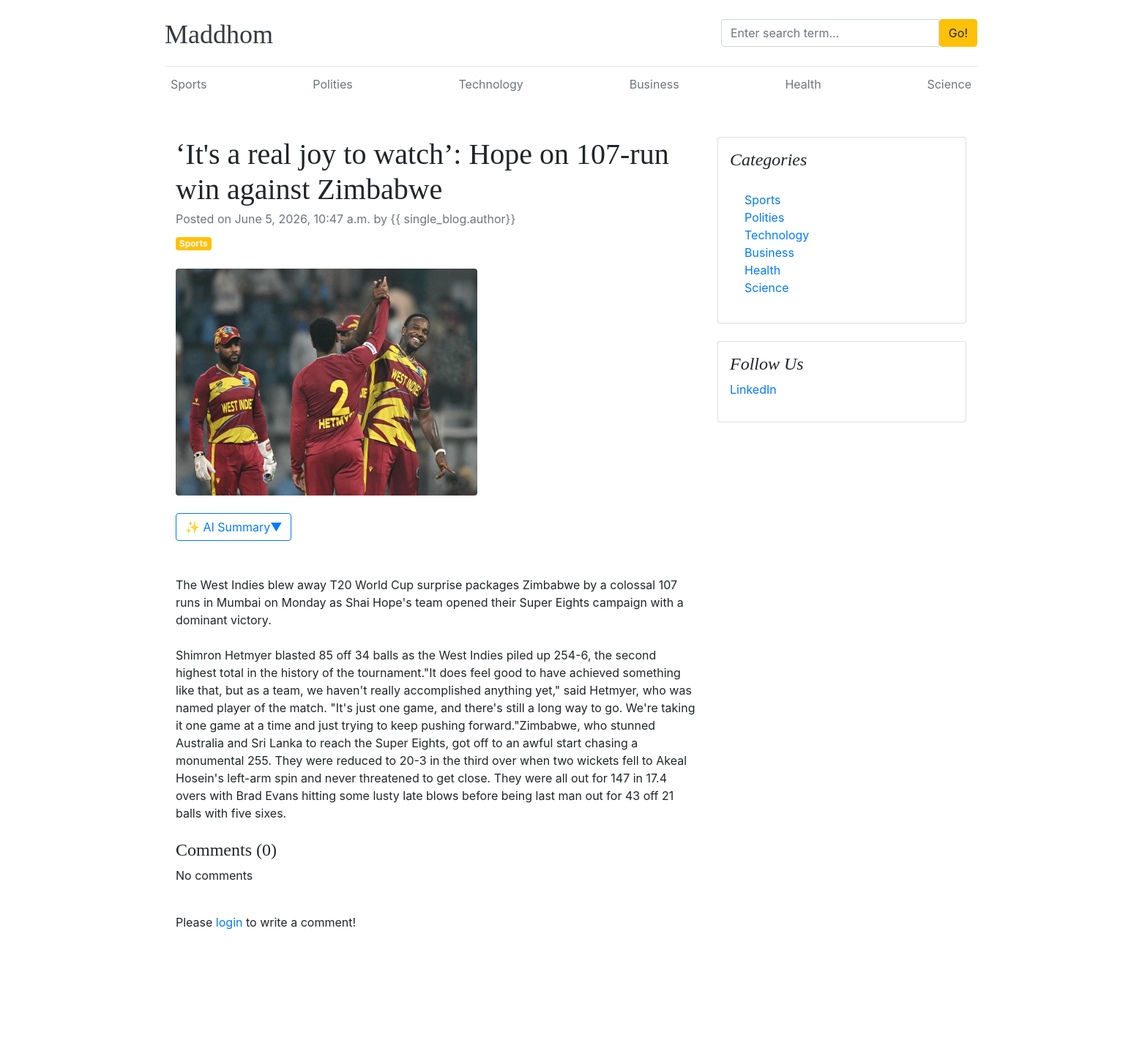
Screenshot of /blogs/its-a-real-joy-to-watch-hope-on-107-run-win-against-zimbabwe/ with the database file from the repository.
### blogs/models.py (models this page shows, shortened)
class Category(models.Model):
    category_name = models.CharField(max_length=50, unique=True)
    created_at = models.DateTimeField(auto_now_add=True)
    updated_at = models.DateTimeField(auto_now=True)
    class Meta:
        verbose_name_plural = 'categories'
    def __str__(self) -> str:
        return self.category_name

class Blog(models.Model):
    title = models.CharField(max_length=100)
    slug = models.SlugField(max_length=150, unique=True, blank=True)
    category = models.ForeignKey(Category, on_delete=models.CASCADE)
    author = models.ForeignKey(Author, on_delete=models.CASCADE)
    featured_image = models.ImageField(upload_to='uploads/%Y/%m/%d')
    short_description = models.CharField(max_length=500)
    blog_body = models.TextField(max_length=2000)
    status = models.CharField(max_length=20,choices=STATUS_CHOICES, default='Draft')
    is_featured = models.BooleanField(default=False)
    created_at = models.DateTimeField(auto_now_add=True)
    updated_at = models.DateTimeField(auto_now=True)

### about/models.py (models this page shows, shortened)
class SocialLink(models.Model):
    platform = models.CharField(max_length=25)
    link = models.URLField(max_length=100)
    created_at = models.DateTimeField(auto_now_add=True)
    updated_at = models.DateTimeField(auto_now=True)

### blogs/views.py (the view, shortened to what this page needs)
# urls.py: path('blogs/<slug:slug>/', BlogsView.blogs, name='blogs'),
def blogs(request, slug):
    single_blog = get_object_or_404(Blog, slug=slug, status='Published')
    ai_summary = None
    try:
        client = genai.Client(api_key=GEMINI_API_KEY)
        content_to_summarize = f"{single_blog.short_description}\n\n{single_blog.blog_body}"
        response = client.models.generate_content(
            model="gemini-3-flash-preview",
            contents=(
                "Please provide a concise 2-3 sentence summary of the following blog post content. "
                "Be informative and engaging:\n\n"
                f"{content_to_summarize}"
            ),
        )
        ai_summary = response.text
    except Exception as e:
        ai_summary = None
    top_level_comments = (
        Comment.objects
        .filter(blog=single_blog, parent__isnull=True)
        .order_by('-created_at')
        .prefetch_related('child_comment')
    )
    comment_count = Comment.objects.filter(blog=single_blog).count()
    context = {
        'single_blog': single_blog,
        'comments': top_level_comments,
        'comment_count': comment_count,
        'ai_summary': ai_summary,
    }
    return render(request, 'blogs.html', context)

### blogs/context_processors.py (called while the page is built)
def get_categories(request):
    categories = Category.objects.all()
    return dict(categories=categories)

def get_social_links(request):
    social_links = SocialLink.objects.all()
    return dict(social_links=social_links)

### templates/blogs.html (shortened to what this page needs)
{% extends 'base.html' %}
{% block content %}
<div class="container mt-5">
    <div class="row">
        <div class="col-lg-8">
            <article>
                <header class="mb-4">
                    <h1 class="fw-bolder mb-1">{{ single_blog.title }}</h1>
                    <div class="text-muted fst-italic mb-2">Posted on {{ single_blog.created_at}} by {{
                        single_blog.author}}</div>
                    <a class="badge bg-warning text-decoration-none text-light" href="#!">{{ single_blog.category}}</a>
                </header>
                <figure class="mb-4"><img class="img-fluid rounded" src="{{ single_blog.featured_image.url }}"
                        alt="..." /></figure>
                <section class="mb-5">
                    <button
                        id="aiSummaryBtn"
                        class="btn btn-outline-primary d-flex align-items-center gap-2"
                        type="button"
                        onclick="toggleAiSummary()"
                    >
                        <span>✨ AI Summary</span>
                        <span id="aiArrow">▼</span>
                    </button>
                </section>
                <section class="mb-5">
                    <p class="fs-5 mb-4">{{ single_blog.short_description}}</p>
                    <p class="fs-5 mb-4">{{ single_blog.blog_body}}</p>
                    <h4>Comments ({{comment_count}})</h4>
                    {% if comments %}
                    {% for comment in comments %}
                    <div class="card mt-1">
                        <div class="card-body">
                            <span>
                                <small> By {{ comment.user }} | </small>
                                <small>{{ comment.created_at | timesince }} ago</small>
                            </span>
                            <p class="card-text mb-0">
                                {{ comment }}
                            </p>
                            <div class="d-flex justify-content-between align-items-center">
                                {% if user.is_authenticated %}
                                    <button type="button" class="btn btn-link p-0" onclick="toggleReplyForm({{ comment.id }})">Reply</button>
                                {% else %}
                                    <small class="text-muted">Login to reply</small>
                                {% endif %}
                            </div>
                        </div>
                        {% if comment.child_comment.all %}
                        <div class="card-body ps-4">
                            {% for reply in comment.child_comment.all %}
                            <div class="card mb-2 bg-light">
                                <div class="card-body">
                                    <span>
                                        <small> By {{ reply.user }} | </small>
                                        <small>{{ reply.created_at | timesince }} ago</small>
                                    </span>
                                    <p class="card-text mb-0">{{ reply }}</p>
                                </div>
                            </div>
                            {% endfor %}
                        </div>
                        {% endif %}
                        {% if user.is_authenticated %}
                        <div id="reply-form-{{ comment.id }}" class="card-body ps-4" style="display:none;">
                            <form action="" method="POST">
                                {% csrf_token %}
                                <input type="hidden" name="parent_id" value="{{ comment.id }}">
                                <div class="form-group">
                                    <textarea name="comment" class="form-control" rows="3" placeholder="Write your reply"></textarea>
                                    <input type="submit" value="Post reply" class="btn btn-secondary mt-2">
                                </div>
                            </form>
                        </div>
                        {% endif %}
                    </div>
                    {% endfor %}
                    {% else %}
                    <p>No comments</p>
                    {% endif %}
                    <br>
                    <div class="form-group">
                        {% if user.is_authenticated %}
                        <form action="" method="POST">
                            {% csrf_token %}
                            <input type="hidden" name="parent_id" value="">
                            <div class="form-group">
                                <textarea name="comment" class="form-control" rows="4" placeholder="Write your comment"></textarea>
                                <input type="submit" value="Submit" class="btn btn-primary mt-2">
                            </div>
                        </form>
                        {% else %}
                        <p>Please <span><a href="{% url 'login' %}">login</a></span> to write a comment!</p>
                        {% endif %}
                    </div>
                </section>
            </article>
        </div>
        <div class="col-lg-4">
            <div class="card mb-4 p-3">
                <h4 class="font-italic">Categories</h4>
                <div class="card-body">
                    <div class="row">
                        <div class="col-sm-6">
                            <ul class="list-unstyled mb-0">
                                {% for category in categories %}
                                <li><a href="{% url 'posts_by_category' category.id %}">{{ category.category_name }}</a>
                                </li>
                                {% endfor %}
                            </ul>
                        </div>
                    </div>
                </div>
            </div>
            {% if social_links %}
            <div class="card mb-4 p-3">
                <h4 class="font-italic">Follow Us</h4>
                <ol class="list-unstyled">
                    {% for i in social_links %}
                    <li><a href="{{ i.link }}" target="_blank">{{ i.platform }}</a></li>
                    {% endfor %}
                </ol>
            </div>
            {% endif %}
        </div>
    </div>
</div>
{% endblock %}

### templates/base.html (shortened to what this page needs)
{% load static %}
<!DOCTYPE html>
<html lang="en">
<head>
    <link href="https://getbootstrap.com/docs/4.0/dist/css/bootstrap.min.css" rel="stylesheet">
    <link rel="stylesheet" href="https://cdnjs.cloudflare.com/ajax/libs/font-awesome/4.7.0/css/font-awesome.min.css">
    <link href="{% static 'css/blog.css' %}" rel="stylesheet">
</head>
<body>
    <div class="container">
        <header class="blog-header py-3">
            <div class="row flex-nowrap justify-content-between align-items-center">
                <div class="col-8 pt-1">
                    <a class="blog-header-logo text-dark" href="/">Maddhom</a>
                </div>
                <div class="col-4">
                    <form action="{% url 'search' %}" method="GET">
                        <div class="input-group">
                            <input class="form-control" name="keyword" value="{{keyword}}" type="text"
                                placeholder="Enter search term..." aria-label="Enter search term..."
                                aria-describedby="button-search" />
                            <button class="btn btn-warning" type="submit" id="button-search" type="button">Go!</button>
                        </div>
                    </form>
                </div>
                <div class="col-4 d-flex justify-content-end align-items-center">
                </div>
            </div>
        </header>
        <div class="nav-scroller py-1 mb-2">
            <nav class="nav d-flex justify-content-between">
                {% for cat in categories %}
                <a class="p-2 text-muted" href="{% url 'posts_by_category' cat.id %}">{{ cat.category_name }}</a>
                {% endfor %}
            </nav>
        </div>
        {% block content %}
        {% endblock %}
    </div>
    <footer class="blog-footer">
        <p><a href="#">www.Maddhom.com</a></p>
    </footer>
</body>
</html>

### blog_main/static/css/blog.css (style rules this page uses)
.blog-header { border-bottom: 1px solid #e5e5e5; }
.blog-header-logo { font-family: "Playfair Display", Georgia, "Times New Roman", serif; font-size: 2.25rem; }
h1, h2, h3, h4, h5, h6 { font-family: "Playfair Display", Georgia, "Times New Roman", serif; }
.blog-footer { padding: 2.5rem 0; color: #727272; text-align: center; background-color: #f9f9f9; border-top: .05rem solid #e5e5e5; }
.blog-footer p:last-child { margin-bottom: 0; }

### rows the page displays
Category: category_name "Sports"
Category: category_name "Polities"
Category: category_name "Technology"
Category: category_name "Business"
Category: category_name "Health"
Category: category_name "Science"
Blog: title "‘It's a real joy to watch’: Hope on 107-run win against Zimbabwe", created_at "June 5, 2026, 10:47 a.m.", category "Sports", featured_image (picture), short_description "The West Indies blew away T20 World Cup surprise packages Zimbabwe by a colossal 107 runs in Mumbai on Monday as Shai Hope's team opened their Super Eights campaign with a dominant victory.", blog_body "Shimron Hetmyer blasted 85 off 34 balls as the West Indies piled up 254-6, the second highest total in the history of the tournament.\"It does feel good to have achieved something like that, but as a team, we haven't really accomplished anything yet,\" said Hetmyer, who was named player of the match. \"It's just one game, and there's still a long way to go. We're taking it one game at a time and just trying to keep pushing forward.\"Zimbabwe, who stunned Australia and Sri Lanka to reach the Super Eights, got off to an awful start chasing a monumental 255. They were reduced to 20-3 in the third over when two wickets fell to Akeal Hosein's left-arm spin and never threatened to get close. They…"
SocialLink: platform "LinkedIn"

### other values shown
{{ comment_count }} "0"
